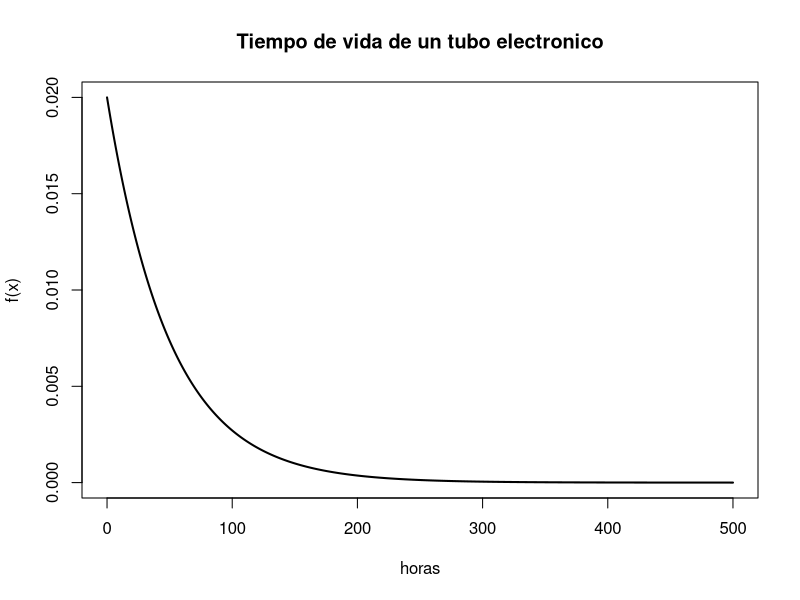
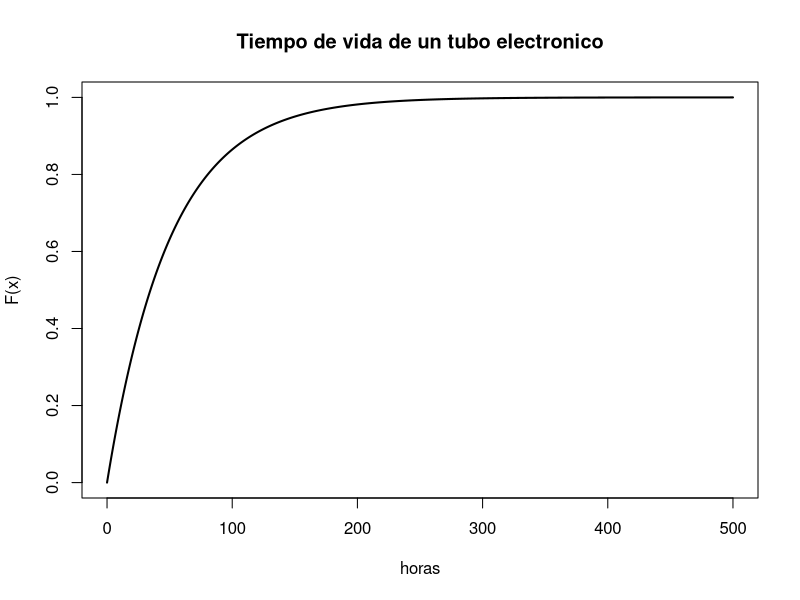

Recreate these plots in R, in order.
# El tiempo de vida (en horas) de cierto tipo de tubo electrónico es una variable aleatoria con una
# distribución exponencial de λ=0,02. Se pide:

# X: "tiempo de vida (en horas) de cierto tipo de tubo electrónico"
# λ=0,02

lambda = 0.02

# a)
# Encuentre la función de densidad y grafíquela.
t = seq(0, 500, 0.0001)
ya = dexp(t, 0.02)
plot(t, ya, type='l', lty=1, lwd=2, main='Tiempo de vida de un tubo electronico', xlab='horas', ylab='f(x)')


# b)
# ¿Cuál es el tiempo de vida que se espera que tenga este tipo de tubo electrónico?
# Calcular esperanza

# c)
# ¿Cuál es su desviación estándar? Interprete.
# Calcular DE(X)

# d)
# Hallar la función de distribución y grafíquela.
yd = pexp(t, 0.02)
plot(t, yd, type='l', lty=1, lwd=2, main='Tiempo de vida de un tubo electronico', xlab='horas', ylab='F(x)')


# e)
# Hallar la probabilidad de que la vida de uno de esos tubos sea a lo sumo de 30 horas.
pe = pexp(30, 0.02)
print(paste('P( X >= 30 ) = ', pe))

# f)
# Hallar la probabilidad de que la vida de uno de esos tubos dure menos de cien horas y
# más de 30 horas.
pf = pexp(100, 0.02) - pexp(30, 0.02)
print(paste('P( 30 > X > 100 ) = ', pf))


# g)
# ¿Cuál es el tiempo de vida máximo que tienen el 25% de aquellos tubos electrónicos
# que menos tiempo duran?
pg = qexp(0.25, 0.02)
print(paste('P( X < k ) = 0.25 => k = ', pg))


# h)
# Halle bajo que cuantil estará el 30% de los tubos electrónicos que menos tiempo de vida
# tienen.
ph = qexp(0.3, 0.02)
print(paste('P( X < k ) = 0.3 => k = ', ph))